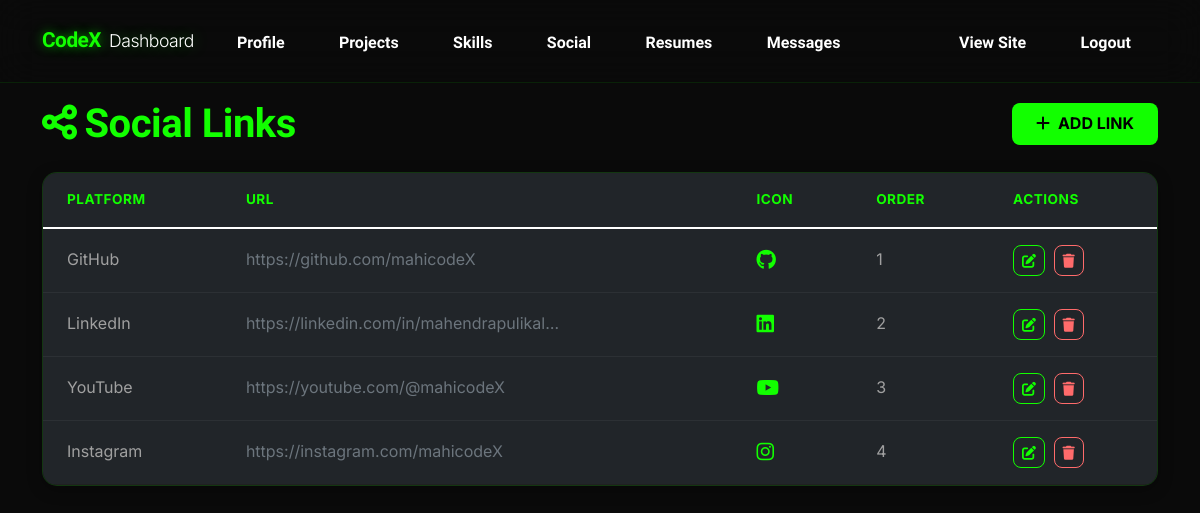
Screenshot of /dashboard/social-links/ (signed in) with the database file from the repository.
### user/models.py (models this page shows, shortened)
class SocialLink(models.Model):
    platform_name = models.CharField(max_length=50)
    url = models.URLField()
    icon = models.CharField(max_length=50, blank=True, help_text="FontAwesome icon class")
    order = models.PositiveIntegerField(default=0)
    class Meta:
        ordering = ['order']

### dashboard/views.py (the view)
# urls.py: path('social-links/', views.manage_social_links, name='social_links'),
@login_required
def manage_social_links(request):
    social_links = SocialLink.objects.all()
    return render(request, 'dashboard/social_links.html', {'social_links': social_links})

### templates/dashboard/social_links.html (shortened to what this page needs)
{% extends 'dashboard/base_dashboard.html' %}
{% block dashboard_content %}
<div class="row mb-4">
    <div class="col-12">
        <div class="d-flex justify-content-between align-items-center">
            <h1 class="text-green mb-0" style="font-family:'Lexend',sans-serif;"><i class="fas fa-share-alt me-2"></i>Social Links</h1>
            <a href="{% url 'dashboard:add_social_link' %}" class="btn-primary-green px-4 py-2 text-decoration-none" style="border-radius: 8px;">
                <i class="fas fa-plus me-2"></i>Add Link
            </a>
        </div>
    </div>
</div>
<div class="row">
    <div class="col-12">
        <div class="card" style="background: #111; border: 1px solid rgba(18,255,0,0.1); border-radius: 14px; overflow: hidden;">
            <div class="card-body p-0">
                {% if social_links %}
                    <div class="table-responsive">
                        <table class="table table-dark table-hover mb-0" style="background: transparent;">
                            <thead style="background: rgba(18,255,0,0.05);">
                                <tr>
                                    <th class="py-3 px-4" style="color: #12ff00; border-bottom: 1px solid rgba(18,255,0,0.1);">Platform</th>
                                    <th class="py-3 px-4" style="color: #12ff00; border-bottom: 1px solid rgba(18,255,0,0.1);">URL</th>
                                    <th class="py-3 px-4" style="color: #12ff00; border-bottom: 1px solid rgba(18,255,0,0.1);">Icon</th>
                                    <th class="py-3 px-4" style="color: #12ff00; border-bottom: 1px solid rgba(18,255,0,0.1);">Order</th>
                                    <th class="py-3 px-4" style="color: #12ff00; border-bottom: 1px solid rgba(18,255,0,0.1);">Actions</th>
                                </tr>
                            </thead>
                            <tbody>
                                {% for link in social_links %}
                                    <tr>
                                        <td class="py-3 px-4 fw-semibold text-white border-bottom border-dark">{{ link.platform_name }}</td>
                                        <td class="py-3 px-4 border-bottom border-dark"><a href="{{ link.url }}" target="_blank" class="text-muted text-decoration-none">{{ link.url|truncatechars:40 }}</a></td>
                                        <td class="py-3 px-4 border-bottom border-dark"><i class="{{ link.icon }} text-green fa-lg"></i></td>
                                        <td class="py-3 px-4 text-muted border-bottom border-dark">{{ link.order }}</td>
                                        <td class="py-3 px-4 border-bottom border-dark">
                                            <a href="{% url 'dashboard:edit_social_link' link.pk %}" class="btn btn-sm btn-outline-primary me-1" style="border-color: #12ff00; color: #12ff00;"><i class="fas fa-edit"></i></a>
                                            <form method="post" action="{% url 'dashboard:delete_social_link' link.pk %}" class="d-inline">
                                                <button type="submit" class="btn btn-sm btn-outline-danger" onclick="return confirm('Delete this social link?');"><i class="fas fa-trash"></i></button>
                                            </form>
                                        </td>
                                    </tr>
                                {% endfor %}
                            </tbody>
                        </table>
                    </div>
                {% else %}
                    <div class="text-center py-5">
                        <i class="fas fa-share-alt fa-3x text-muted mb-3"></i>
                        <h5 class="text-muted">No social links yet</h5>
                        <a href="{% url 'dashboard:add_social_link' %}" class="btn-primary-green px-4 py-2 text-decoration-none">Add Social Link</a>
                    </div>
                {% endif %}
            </div>
        </div>
    </div>
</div>
{% endblock %}

### static/css/style.css (style rules this page uses)
:root { --primary-color: #12ff00; --bg-dark: #0a0a0a; --bg-card: #141414; --text-main: #ffffff; --text-muted: #a0a0a0; --transition: all 0.4s cubic-bezier(0.175, 0.885, 0.32, 1.275); --font-heading: 'Lexend', sans-serif; --font-body: 'Inter', sans-serif; }
body { background-color: var(--bg-dark); color: var(--text-main); font-family: var(--font-body); line-height: 1.6; overflow-x: hidden; }
h1, h2, h3, h4, h5, h6 { color: var(--primary-color); font-family: var(--font-heading); font-weight: 700; letter-spacing: -0.5px; }
.text-green { color: var(--primary-color) !important; }
.btn-primary-green { background: var(--primary-color); color: #000; border: none; padding: 0.8rem 2.5rem; border-radius: 10px; font-weight: 700; transition: var(--transition); text-transform: uppercase; text-decoration: none; display: inline-block; }
.card { background: var(--bg-card) !important; border: 1px solid rgba(18, 255, 0, 0.15) !important; border-radius: 15px !important; color: var(--text-main) !important; box-shadow: 0 4px 15px rgba(0, 0, 0, 0.3) !important; }
.table { color: var(--text-main) !important; background-color: transparent !important; }
.table th { border-color: rgba(18, 255, 0, 0.15) !important; color: var(--primary-color) !important; font-weight: 700; text-transform: uppercase; font-size: 0.85rem; letter-spacing: 0.5px; }
.table td { border-color: rgba(255, 255, 255, 0.05) !important; color: var(--text-muted) !important; vertical-align: middle; }
.btn-outline-primary { color: var(--primary-color) !important; border-color: var(--primary-color) !important; font-weight: 600 !important; border-radius: 8px !important; transition: var(--transition) !important; }
.btn-outline-danger { color: #ff6b6b !important; border-color: #ff6b6b !important; font-weight: 600 !important; border-radius: 8px !important; transition: var(--transition) !important; }

### rows the page displays
SocialLink: platform_name "GitHub", url "https://github.com/mahicodeX", order "1"
SocialLink: platform_name "LinkedIn", url "https://linkedin.com/in/mahendrapulikal…", order "2"
SocialLink: platform_name "YouTube", url "https://youtube.com/@mahicodeX", order "3"
SocialLink: platform_name "Instagram", url "https://instagram.com/mahicodeX", order "4"
